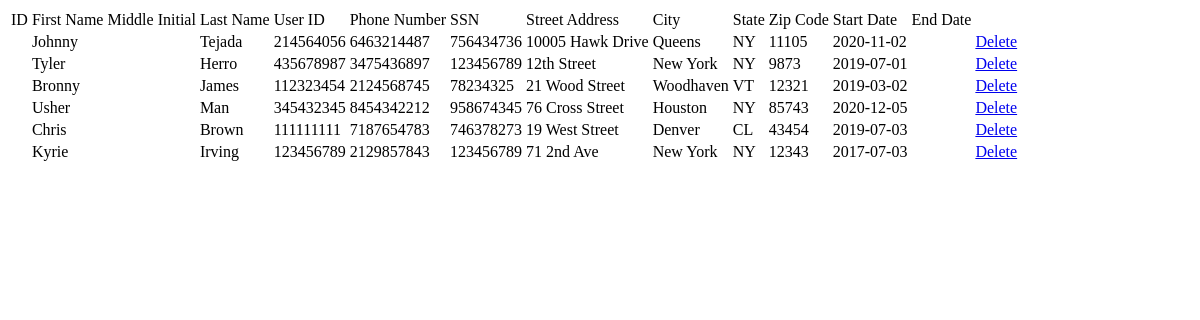
Before: /currentDraft/employeeinfoview.php with the older database file.
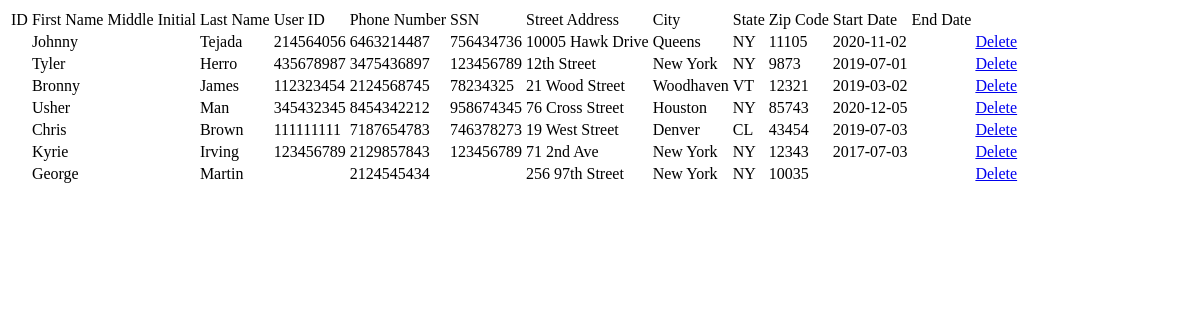
After: the same page with the newer database file.
### tables this page shows
CREATE TABLE `employee_info` (
  `employee_id` int(11) NOT NULL,
  `email` varchar(50) NOT NULL,
  `password` varchar(50) NOT NULL,
  `pin_number` int(11) DEFAULT NULL,
  `first_name` varchar(50) NOT NULL,
  `last_name` varchar(50) NOT NULL,
  `user_id` double DEFAULT NULL,
  `phone_number` double NOT NULL,
  `SSN` double DEFAULT NULL,
  `street_address` varchar(50) NOT NULL,
  `city` varchar(50) NOT NULL,
  `state` varchar(2) NOT NULL,
  `zip_code` int(11) NOT NULL,
  `start_date` date DEFAULT NULL,
  `company_name` varchar(50) NOT NULL,
  `number_of_stores` varchar(11) DEFAULT NULL,
  `user_type` int(11) NOT NULL,
  `customer_id` int(11) DEFAULT NULL
);

### currentDraft/employeeinfoview.php (the view, shortened to what this page needs)
<?php
include_once ('config.php');
  $query = "select * from employee_info";
  $result = mysqli_query($conn,$query);
?>
<!DOCTYPE html>
<html lang="eng">
<head>
</head>
<body>
  <div class="container">
    <div class="row">
      <div class="col m-auto">
        <div class="card mt-5">
          <table class="table table-bordered">
            <tr>
              <td> ID </td>
              <td> First Name </td>
              <td> Middle Initial </td>
              <td> Last Name </td>
              <td> User ID </td>
              <td> Phone Number </td>
              <td> SSN </td>
              <td> Street Address </td>
              <td> City </td>
              <td> State </td>
              <td> Zip Code </td>
              <td> Start Date </td>
              <td> End Date </td>
            </tr>
            <?php
              while($row=mysqli_fetch_assoc($result))
              {
                $ID = $row['employee_information'];
                $FirstName = $row['first_name'];
                $MiddleIniial = $row['middle_initial'];
                $LastName = $row['last_name'];
                $UserID = $row['user_id'];
                $PhoneNumber = $row['phone_number'];
                $SSN = $row['SSN'];
                $StreetAddress = $row['street_address'];
                $City = $row['city'];
                $State = $row['state'];
                $ZipCode = $row['zip_code'];
                $StartDate = $row['start_date'];
                $EndDate = $row['end_date'];
            ?>
              <tr>
                <td><?php echo $ID ?></td>
                <td><?php echo $FirstName ?></td>
                <td><?php echo $MiddleIniial ?></td>
                <td><?php echo $LastName ?></td>
                <td><?php echo $UserID ?></td>
                <td><?php echo $PhoneNumber ?></td>
                <td><?php echo $SSN ?></td>
                <td><?php echo $StreetAddress ?></td>
                <td><?php echo $City ?></td>
                <td><?php echo $State ?></td>
                <td><?php echo $ZipCode ?></td>
                <td><?php echo $StartDate ?></td>
                <td><?php echo $EndDate ?></td>
                <td><a href ="employeeinfodelete.php?Del=<?php echo $ID?>">Delete</a></td>
              </tr>
            <?php
              }
            ?>
          </table>
        </div>
      </div>
    </div>
  </div>
</body>
</html>

Changed rows visible on the page:
added employee_info: first_name "George", last_name "Martin", phone_number "2124545434", street_address "256 97th Street", city "New York", state "NY", zip_code "10035"
